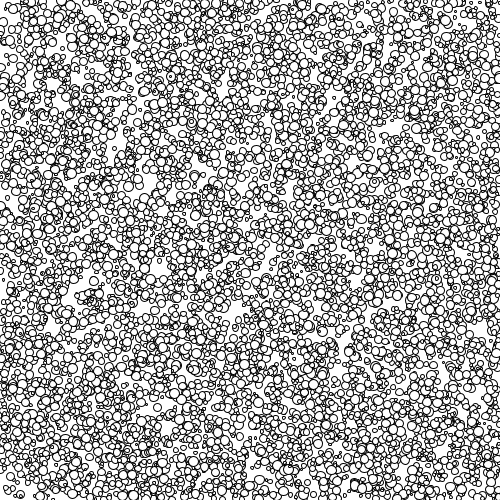
Frame 1 (no input)
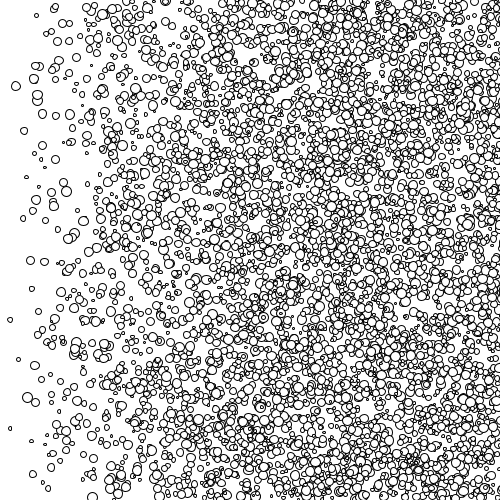
Frame 60 (the mouse pressed at the canvas centre just before this capture)
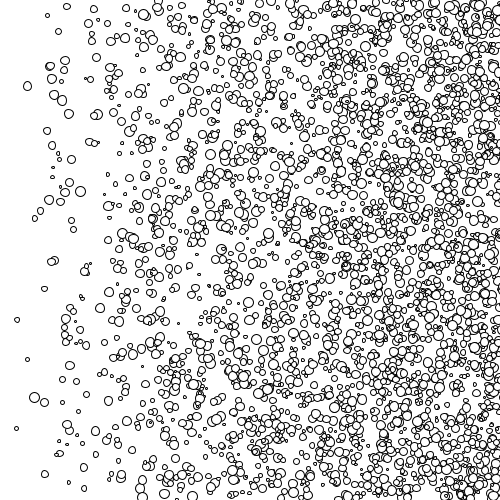
Frame 120 (the mouse held since frame 60 and released just before this capture)

The Processing sketch that drew these frames (run headless with seeded random() and noise(); from frame 60 on, the mouse is pressed at the canvas centre):

// Processing sketch: processing_160062
// ── processing_160062.pde

float[] py = new float[8000];
float[] px = new float[8000];
float[] tm = new float[8000];
float[] vl = new float[8000];
void setup() {
  size(500,500);
  for (int p = 0; p<8000 ; p++) {
    px[p] = random(500);
      py[p] = random(500);
      tm[p] = random(2,10);
       vl[p] = random(0.1,5);
      
  }
}
 void draw(){
   background(255);
     for (int p = 0; p<8000 ; p++) {
     ellipse(px[p],py[p],tm[p],tm[p]);
      px[p] = px[p] + vl[p];
      if(px[p]>width){
      }
  }
}
    
